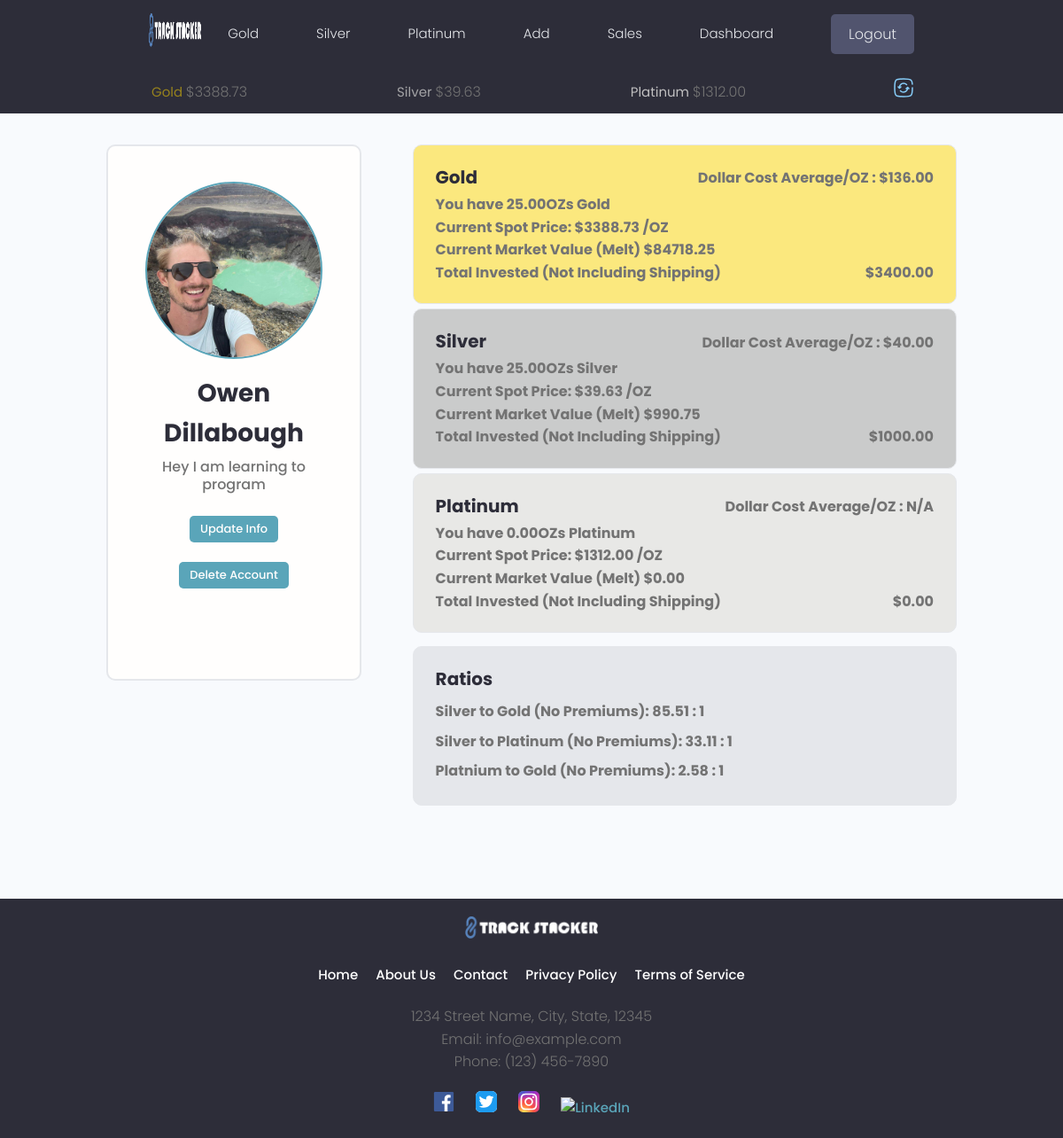
Before: /users/profile/e351c3f3-cfc9-45d8-87c1-a610a2bbbc1f (signed in) with the older database file.
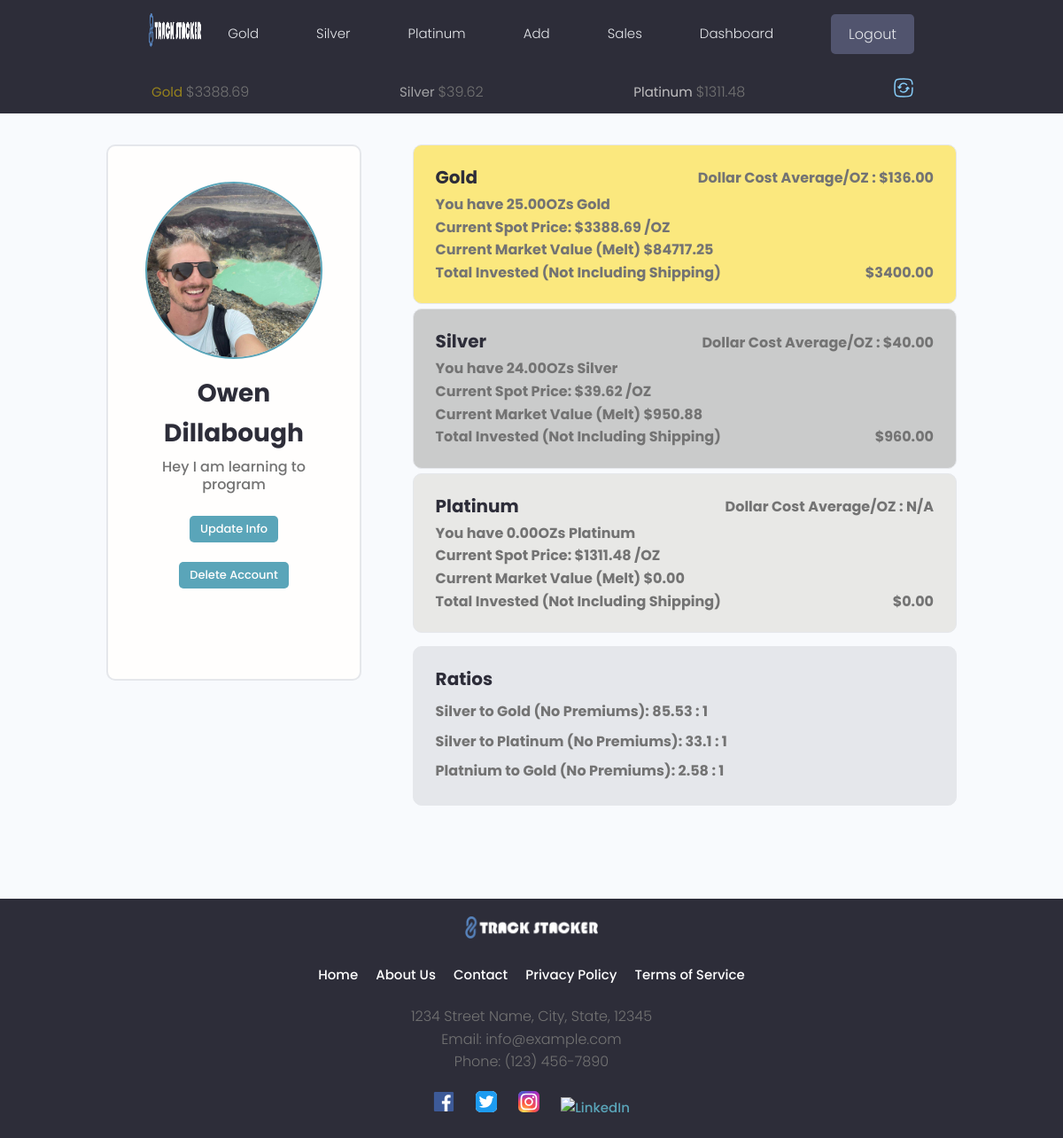
After: the same page with the newer database file.
### tracker/models.py (models this page shows, shortened)
class MetalsData(models.Model):
    owner = models.OneToOneField(Profile, on_delete=models.CASCADE)
    timestamp = models.IntegerField(default=0)
    rates = models.JSONField(default=dict)
    currency = models.CharField(max_length=30)
    current_gold_price = models.DecimalField(max_digits=30, decimal_places=2, default=0)
    current_silver_price = models.DecimalField(max_digits=30, decimal_places=2, default=0)
    current_platinum_price = models.DecimalField(max_digits=30, decimal_places=2, default=0)
    class Meta:
        verbose_name_plural = "Metals Data"

### users/views.py (the view)
# urls.py: path('profile/<str:pk>', views.profile, name= "profile"),
@login_required(login_url='login-user')
def profile(request, pk):
    metals_data, created = MetalsData.objects.get_or_create(owner=request.user.profile)
    profile = Profile.objects.get(id=pk)
    user = request.user.profile
    total_silver = round(Decimal(get_total_oz(user, 'silver')), 2)
    total_gold = round(Decimal(get_total_oz(user, 'gold')), 2)
    total_platinum = round(Decimal(get_total_oz(user, 'platinum')), 2)
    total_gold_cost, total_silver_cost, total_platinum_cost =  get_total_invested(profile)
    try:
        if total_gold != 0:
            gdca = (total_gold_cost / total_gold).quantize(Decimal('0.01'), rounding=ROUND_HALF_UP)
            gdca_str = f"{gdca:.2f}"
        else:
            gdca = 'N/A'
            gdca_str = 'N/A'
    except InvalidOperation:
        gdca = 'N/A'
        gdca_str = 'N/A'
    try:
        if total_silver != 0:
            sdca = (total_silver_cost / total_silver).quantize(Decimal('0.01'), rounding=ROUND_HALF_UP)
            sdca_str = f"{sdca:.2f}"
        else:
            sdca = 'N/A'
            sdca_str = 'N/A'
    except InvalidOperation:
        sdca = 'N/A'
        sdca_str = 'N/A'
    try:
        if total_platinum != 0:
            pdca = (total_platinum_cost / total_platinum).quantize(Decimal('0.01'), rounding=ROUND_HALF_UP)
            pdca_str = f"{pdca:.2f}"
        else:
            pdca = 'N/A'
            pdca_str = 'N/A'
    except InvalidOperation:
        pdca = 'N/A'
        pdca_str = 'N/A'
    try:
        gold_price = Decimal(metals_data.current_gold_price)
        silver_price = Decimal(metals_data.current_silver_price)
        platinum_price = Decimal(metals_data.current_platinum_price)
    except Exception as e:
        print(f'There has been an error in the profile view: {e}')
        gold_price = 'N/A'
        silver_price = 'N/A'
        platinum_price = 'N/A'
    try:
        gmv = multiply(total_gold, gold_price)
        smv = multiply(total_silver, silver_price)
        pmv = multiply(total_platinum, platinum_price)
        gsr = round((float(gold_price) / float(silver_price)), 2)
        psr = round((float(platinum_price) / float(silver_price)), 2)
        pgr = round((float(gold_price) / float(platinum_price)), 2)
    except:
        pgr = 'N/A'
        psr = 'N/A'
        gmv = 'N/A'
        smv = 'N/A'
        pmv = 'N/A'
        gsr = 'N/A'
    context = {
        'gdca': gdca_str,
        'sdca': sdca_str,
        'pdca': pdca_str,
        'pgr': pgr,
        'psr': psr,
        'gsr': gsr,
        'gmv': gmv,
        'smv': smv,
        'pmv': pmv,
        'total_gold_cost': total_gold_cost,
        'total_silver_cost': total_silver_cost,
        'total_platinum_cost': total_platinum_cost,
        'gold_price': gold_price,
        'silver_price': silver_price,
        'platinum_price': platinum_price,
        'total_silver': total_silver,
        'total_gold': total_gold,
        'total_platinum': total_platinum,
        'profile': profile
    }
    return render(request, 'users/user-profile.html', context)

### tracker/context_processors.py (called while the page is built)
def subheader_context(request):
    subheader_data = {}
    if request.user.is_authenticated:
        try:
            metals_data, created = MetalsData.objects.get_or_create(owner=request.user.profile)
            subheader_data['gold_price'] = metals_data.current_gold_price
            subheader_data['silver_price'] = metals_data.current_silver_price
            subheader_data['platinum_price'] = metals_data.current_platinum_price
        except MetalsData.DoesNotExist:
            subheader_data['gold_price'] = 'N/A'
            subheader_data['silver_price'] = 'N/A'
            subheader_data['platinum_price'] = 'N/A'
    return subheader_data

### tracker/utils.py (called while the page is built)
def get_total_oz(user, metal_type):
    model = {
        'silver': Silver,
        'gold': Gold,
        'platinum': Platinum
    }.get(metal_type.lower())
    if model is None:
        return 0
    total = model.objects.filter(owner=user).aggregate(total_weight=Sum('weight_troy_oz'))['total_weight']
    return total if total else 0

def multiply(a, b):
    result = Decimal(a) * Decimal(b)
    result_with_two_decimals = "{:.2f}".format(result)
    return result_with_two_decimals

### users/templates/users/user-profile.html (shortened to what the changed rows need)
{% extends 'main.html' %}
{% load static %}
{% block content %}
<main class="profile my-md">
    <div class="container">
      <div class="layout">
        <div class="column column--1of3">
          <div class="card text-center">
            <div class="card__body dev">
              <h2 class="dev__name">{{profile.name}}</h2>
              <br>
              <a href="{% url 'edit-account' %}"><button id="info_button" class="btn btn--main btn--sm">Update Info</button></a><br>
            </div>
          </div>
        </div>
        <div class="column column--2of3">
          <div class="devInfo">
            <div class="dashcard card--dark project" id="goldcard">
              <a href="#" class="project">
                <div class="metalcard__body">
                  <div class="metal_container">
                    <h3 class="project__title" id="gold_title">Gold</h3>
                    {% if gdca == 'N/A' %}
                    <span style="font-weight: bold;">Dollar Cost Average/OZ : {{gdca}}</span>
                    {% else %}
                    <span style="font-weight: bold;">Dollar Cost Average/OZ : ${{gdca}}</span>
                    {% endif %}
                  </div>
                    <span style="font-weight: bold;">You have {{total_gold}}OZ{{ total_gold|pluralize }} Gold</span>
                    <span style="font-weight: bold;">Current Spot Price: ${{gold_price}} /OZ</span>
                    <span style="font-weight: bold;">Current Market Value (Melt) ${{gmv}}</span>
                    <div class="metal_container">
                      <span style="font-weight: bold;">Total Invested (Not Including Shipping)</span>
                      <span style="font-weight: bold;">${{total_gold_cost}}</span>
                    </div>
                </div>
              </a>
            </div>
            <div class="dashcard card--dark project" id="silvercard">
              <a href="#" class="project">
                <div class="metalcard__body">
                  <div class="metal_container">
                    <h3 class="project__title" id="gold_title">Silver</h3>
                    {% if sdca == 'N/A' %}
                    <span style="font-weight: bold;">Dollar Cost Average/OZ : {{sdca}}</span>
                    {% else %}
                    <span style="font-weight: bold;">Dollar Cost Average/OZ : ${{sdca}}</span>
                    {% endif %}
                  </div>
                    <span style="font-weight: bold;">You have {{total_silver}}OZ{{ total_silver|pluralize }} Silver</span>
                    <span style="font-weight: bold;">Current Spot Price: ${{silver_price}} /OZ</span>
                    <span style="font-weight: bold;">Current Market Value (Melt) ${{smv}}</span>
                    <div class="metal_container">
                      <span style="font-weight: bold;">Total Invested (Not Including Shipping)</span>
                      <span style="font-weight: bold;">${{total_silver_cost}}</span>
                    </div>
                </div>
              </a>
            </div>
            <div class="dashcard card--dark project" id="platinumcard">
              <a href="#" class="project">
                <div class="metalcard__body">
                  <div class="metal_container">
                    <h3 class="project__title" id="gold_title">Platinum</h3>
                    {% if pdca == 'N/A' %}
                    <span style="font-weight: bold;">Dollar Cost Average/OZ : {{pdca}}</span>
                    {% else %}
                    <span style="font-weight: bold;">Dollar Cost Average/OZ : ${{pdca}}</span>
                    {% endif %}
                  </div>
                    <span style="font-weight: bold;">You have {{total_platinum}}OZ{{ total_platinum|pluralize }} Platinum</span>
                    <span style="font-weight: bold;">Current Spot Price: ${{platinum_price}} /OZ</span>
                    <span style="font-weight: bold;">Current Market Value (Melt) ${{pmv}}</span>
                    <div class="metal_container">
                      <span style="font-weight: bold;">Total Invested (Not Including Shipping)</span>
                      <span style="font-weight: bold;">${{total_platinum_cost}}</span>
                    </div>
                </div>
              </a>
            </div>
            <div class="dashcard card--dark project" id="infocard">
              <a href="#" class="project">
                <div class="card__body">
                  <p class="project--margins">
                    <span style="font-weight: bold;">Silver to Gold (No Premiums): {{gsr}} : 1</span>
                  </p>
                  <p class="project--margins">
                    <span style="font-weight: bold;">Silver to Platinum (No Premiums): {{psr}} : 1</span>
                  </p>
                </div>
              </a>
            </div>
          </div>
      </div>
    </div>
  </main>
{% endblock %}

### templates/sub_header.html (shortened to what this page needs)
{% load static %}
<div id="sticky-bar">
  <header class="subheader">
    <div class="container container--narrow">
      <nav class="subheader__nav">
        <ul>
          <li class="subheader__menuItem" id="goldspot">Gold&nbsp;<span>${{gold_price}}</span></li>
          <li class="subheader__menuItem" id="silverspot">Silver&nbsp;<span>${{silver_price}}</span></li>
          <li class="subheader__menuItem" id="platinumspot">Platinum&nbsp;<span>${{platinum_price}}</span></li>
          <a><li class="subheader__menuItem"><span class="solar--refresh-square-broken" id="update-metals-data-button"></span></li></a>
        </ul>
      </nav>
    </div>
  </header>
</div>

Changed rows visible on the page:
removed MetalsData: current_gold_price "3388.73", current_silver_price "39.63", current_platinum_price "1312.00"
added MetalsData: current_gold_price "3388.69", current_silver_price "39.62", current_platinum_price "1311.48"
Other visible differences:
{{ gmv }}: "84718.25" → "84717.25"
{{ total_silver }}: "25.00" → "24.00"
{{ smv }}: "990.75" → "950.88"
{{ total_silver_cost }}: "1000.00" → "960.00"
{{ gsr }}: "85.51" → "85.53"
{{ psr }}: "33.11" → "33.1"
